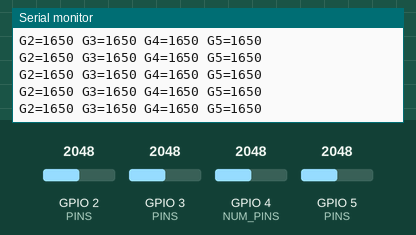
A sketch run on a simulated ESP32-C6. Parts: the last lines printed to the serial monitor. The inputs (shaded band) are chosen by the test bench; at power-on: GPIO 2 (PINS) = 2048, GPIO 3 (PINS) = 2048, GPIO 4 (NUM_PINS) = 2048, GPIO 5 (PINS) = 2048 (analog values on the 0–4095 scale).

Above: at 1.2 s.
1.3 s: GPIO 2 (PINS) set to 2866
At 1.37 s:
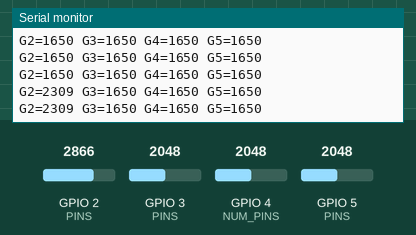
4.3 s: GPIO 3 (PINS) set to 2866
At 4.36 s:
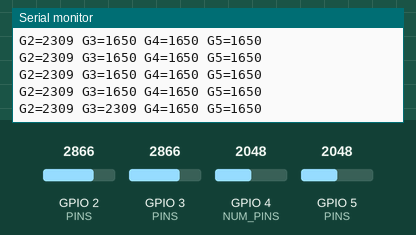
5.8 s: GPIO 4 (NUM_PINS) set to 2866
At 5.85 s:
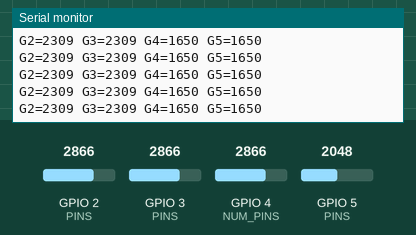
7.3 s: GPIO 5 (PINS) set to 2866
At 7.35 s:
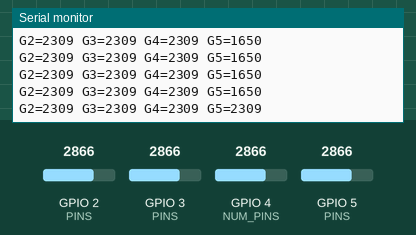
8.8 s: GPIO 2 (PINS) set to 3972
At 8.84 s:
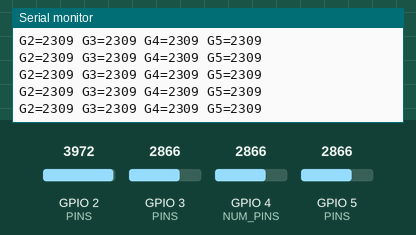
10.3 s: GPIO 3 (PINS) set to 3972
At 10.34 s:
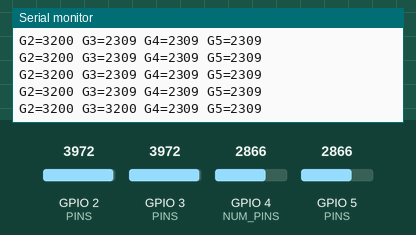
Timing chart, 0 to 12.8 s (numbered marks = the images above; inputs shaded):
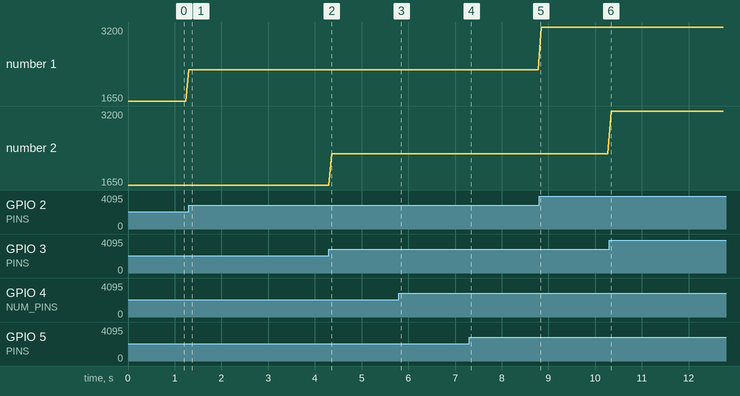

Measured:
- after the input at 1.3 s, the serial monitor: prints a new line at once (image 1)
- after the input at 4.3 s, the serial monitor: prints a new line after 0.06 s (image 2)
- after the input at 7.3 s, the serial monitor: prints a new line after 0.05 s (image 4)
- after the input at 10.3 s, the serial monitor: prints a new line at once (image 6)
- plotted number 1: 1650 → 2309 after the input at 1.3 s, 2309 → 3200 after the input at 8.8 s

The sketch:

sensor_stream.ino
```cpp
// Streams the four sensor channels for tools/sensor_web.py at ~20 Hz as
//   G2=1408 G3=3145 G4=1860 G5=2280
// (GPIO number = averaged millivolts), at 115200 baud.
//
// Target: ESP32-C6. VOUT1-VOUT4 are on GPIO2-GPIO5 (wiring as of 2026-10-29).
// Channels are labelled by GPIO here and mapped to VOUT names in the web tool.

const uint8_t NUM_PINS = 4;
const uint8_t PINS[NUM_PINS] = {2, 3, 4, 5};

const uint8_t SAMPLES = 32;
const uint16_t PRINT_INTERVAL_MS = 50;

// The first read after switching channels is discarded: the ADC's sample
// capacitor still holds charge from the previous channel.
uint32_t readAveragedMillivolts(uint8_t pin) {
  analogReadMilliVolts(pin);

  uint32_t sum = 0;
  for (uint8_t i = 0; i < SAMPLES; i++) {
    sum += analogReadMilliVolts(pin);
  }
  return sum / SAMPLES;
}

void setup() {
  Serial.begin(115200);
  analogReadResolution(12);
  for (uint8_t pin : PINS) {
    // 11 dB attenuation gives a usable range of roughly 0.15-3.1 V.
    analogSetPinAttenuation(pin, ADC_11db);
  }
}

void loop() {
  for (uint8_t i = 0; i < NUM_PINS; i++) {
    Serial.printf("%sG%u=%lu", i ? " " : "", PINS[i], (unsigned long)readAveragedMillivolts(PINS[i]));
  }
  Serial.println();
  delay(PRINT_INTERVAL_MS);
}
```
